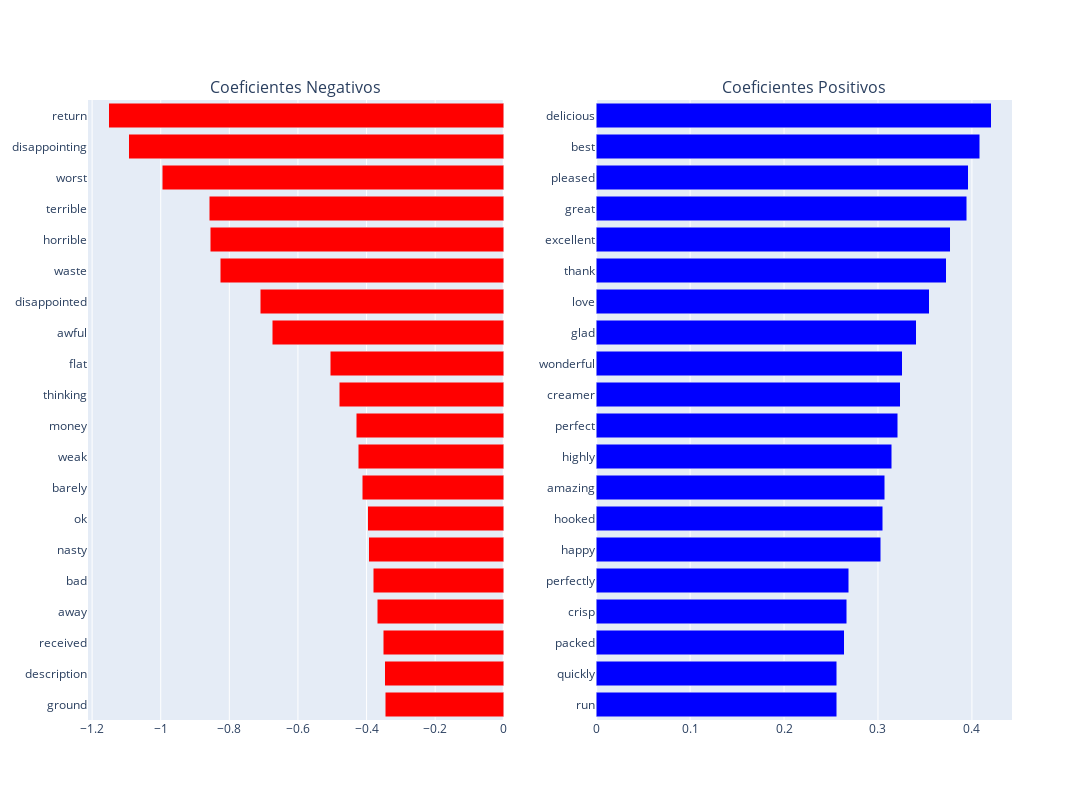
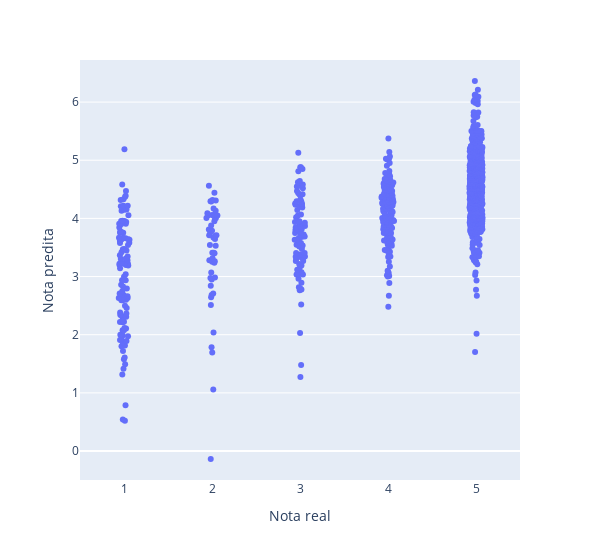

Source (notebook cell) for these figures, in order:
### Markdown cell above
## Lasso

### Code cell
# treinando modelo
lasso = linear_model.LassoCV(cv=5).fit(X_train,y_train)

# plotando MSE x Penalização
plt.figure()
plt.plot(lasso.alphas_, lasso.mse_path_.mean(axis=-1),linewidth=2)
plt.ylim(bottom=0)
plt.xlabel('Penalização')
plt.ylabel('MSE')
plt.show()

# imprimir melhor alpha
print(f'Best Alpha: {lasso.alpha_}')
print(f'Número de coeficientes iguais a 0: {sum(lasso.coef_ == 0)}')

# plotando maiores coeficientes
plot_coefs(features=features, coefs=lasso.coef_)

# plotando nota real x nota predita
plot_predict(y_test, y_predict=lasso.predict(X_test))

resultados.loc[len(resultados)] = {
    'Method': "Lasso",'MSE': mse(lasso.predict(X_test), y_test)}
print('RESULTADOS: ')
display(resultados)

### Figure 1 — Plotly figure (JSON) as saved in the notebook; plotly's stock layout.template omitted (floating-point values rounded to 4 significant figures)
{"data": [{"marker": {"color": "red"}, "name": "Coeficientes Negativos", "orientation": "h", "type": "bar", "x": [-0.3461, -0.3477, -0.352, -0.3687, -0.3809, -0.3943, -0.3967, -0.4132, -0.4249, -0.4295, -0.4799, -0.5052, -0.6747, -0.7096, -0.8268, -0.8549, -0.8588, -0.9948, -1.093, -1.151], "xaxis": "x", "y": ["ground", "description", "received", "away", "bad", "nasty", "ok", "barely", "weak", "money", "thinking", "flat", "awful", "disappointed", "waste", "horrible", "terrible", "worst", "disappointing", "return"], "yaxis": "y"}, {"marker": {"color": "blue"}, "orientation": "h", "type": "bar", "x": [0.2559, 0.2559, 0.264, 0.2668, 0.2687, 0.3031, 0.3051, 0.3075, 0.3149, 0.3213, 0.3237, 0.3258, 0.341, 0.3547, 0.3728, 0.3768, 0.3948, 0.3959, 0.4083, 0.4205], "xaxis": "x2", "y": ["run", "quickly", "packed", "crisp", "perfectly", "happy", "hooked", "amazing", "highly", "perfect", "creamer", "wonderful", "glad", "love", "thank", "excellent", "great", "pleased", "best", "delicious"], "yaxis": "y2"}], "layout": {"annotations": [{"font": {"size": 16}, "showarrow": false, "text": "Coeficientes Negativos", "x": 0.225, "xanchor": "center", "xref": "paper", "y": 1, "yanchor": "bottom", "yref": "paper"}, {"font": {"size": 16}, "showarrow": false, "text": "Coeficientes Positivos", "x": 0.775, "xanchor": "center", "xref": "paper", "y": 1, "yanchor": "bottom", "yref": "paper"}], "barmode": "stack", "height": 800, "showlegend": false, "width": 1200, "xaxis": {"anchor": "y", "domain": [0, 0.45]}, "xaxis2": {"anchor": "y2", "domain": [0.55, 1]}, "yaxis": {"anchor": "x", "domain": [0, 1]}, "yaxis2": {"anchor": "x2", "domain": [0, 1]}}}

### Figure 2 — Plotly figure (JSON) as saved in the notebook; plotly's stock layout.template omitted (floating-point values rounded to 4 significant figures; data arrays with more than 128 entries replaced by an {"elided": "..."} marker saying what was removed)
{"data": [{"alignmentgroup": "True", "boxpoints": "all", "fillcolor": "rgba(255,255,255,0)", "hoveron": "points", "hovertemplate": "Nota real=%{x}<br>Nota predita=%{y}<extra></extra>", "legendgroup": "", "line": {"color": "rgba(255,255,255,0)"}, "marker": {"color": "#636efa"}, "name": "", "offsetgroup": "", "orientation": "v", "pointpos": 0, "showlegend": false, "type": "box", "x": {"elided": "1000 int values"}, "x0": " ", "xaxis": "x", "y": {"elided": "1000 float values"}, "y0": " ", "yaxis": "y"}], "layout": {"boxmode": "group", "legend": {"tracegroupgap": 0}, "margin": {"t": 60}, "width": 600, "xaxis": {"anchor": "y", "domain": [0, 1], "title": {"text": "Nota real"}}, "yaxis": {"anchor": "x", "domain": [0, 1], "title": {"text": "Nota predita"}}}}
